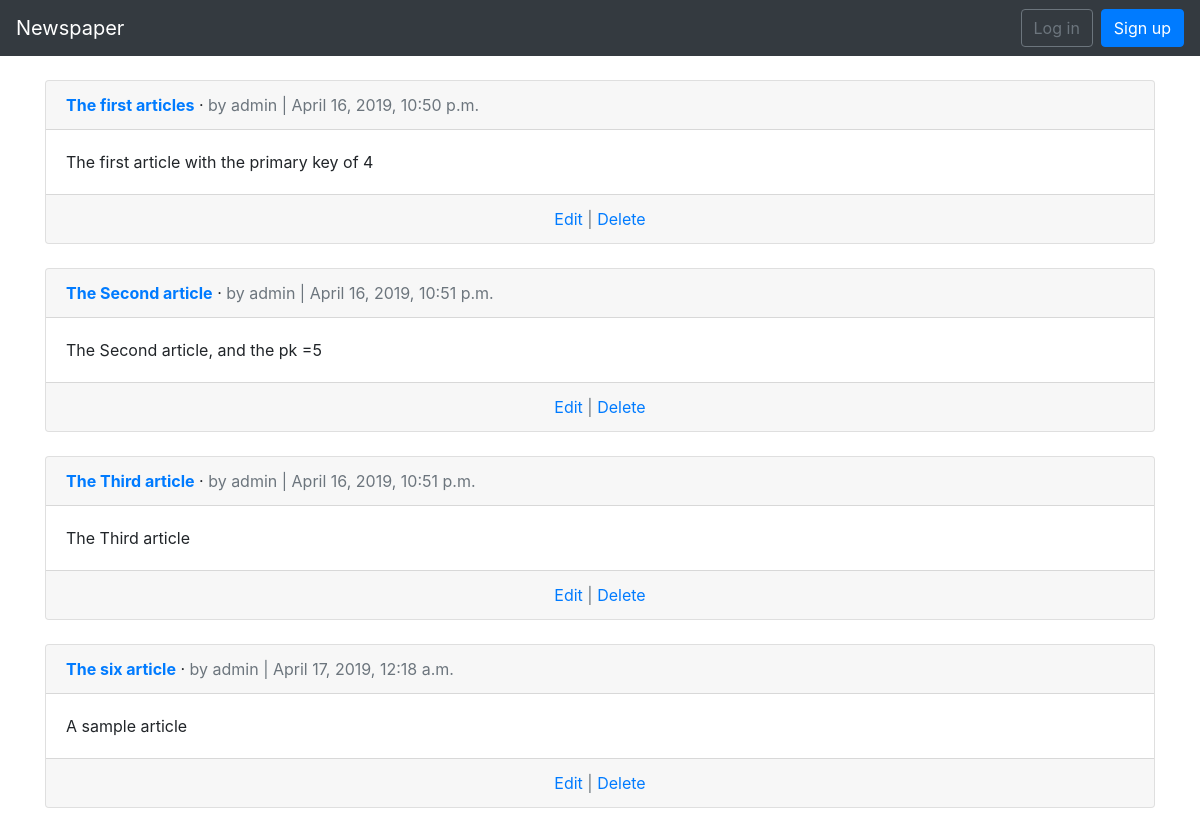
The app's page /articles/ with its own data.
### articles/models.py (models this page shows, shortened)
class Articles(models.Model):
    title = models.CharField(max_length=255)
    body = models.TextField()
    date = models.DateTimeField(auto_now_add=True)
    author = models.ForeignKey(
        settings.AUTH_USER_MODEL,
        on_delete=models.CASCADE,
    )

### users/models.py (models this page shows)
class CustomUser(AbstractUser):
    age = models.PositiveIntegerField(default=0)

### articles/views.py (the view)
# urls.py: path('', views.ArticleListView.as_view(), name ='article_list'),
class ArticleListView(ListView):
    model = models.Articles
    template_name = 'article_list.html'

### templates/article_list.html (shortened to what this page needs)
{% extends 'base.html' %}
{% block content %}
    {% for article in object_list %}
        <div class="card">
            <div class="card-header">
                <span class="font-weight-bold"><a href="{% url 'article_detail' article.pk %}">{{ article.title }}</a></span> &middot;
                <span class="text-muted">by {{ article.author }} | {{ article.date }}</article></span>
            </div>
            <div class="card-body">
                {{ article.body }}
            </div>
            <div class="card-footer text-center text-muted">
                <a href="{% url 'article_edit' article.pk %}">Edit</a> |
                <a href="{% url 'article_delete' article.pk %}">Delete</a>
            </div>
        </div>
    {% endfor %}
{% endblock %}

### templates/base.html (shortened to what this page needs)
{% load static %}
<!DOCTYPE html>
<html>
    <head>
        <link rel="stylesheet" href="{% static 'css/bootstrap.min.css' %}">
    </head>
    <body>
        <nav class="navbar navbar-expand-md navbar-dark bg-dark mb-4">
            <a class="navbar-brand" href="{% url 'home' %}">Newspaper</a>
            <div class="collapse navbar-collapse" id="navbarCollapse">
                {% if user.is_authenticated %}
                    <ul class="navbar-nav ml-auto">
                        <li class="nav-item">
                            <a class="nav-link dropdown-toggle" href="#" id="userMenu"
                        data-toggle="dropdown" aria-haspopup="true" aria-expanded="false">
                                {{ user.username }}
                            </a>
                            <div class="dropdown-menu dropdown-menu-right" aria-labelledby="userMenu">
                                <a class="dropdown-item" href="{% url 'password_change' %}">Change password</a>
                                <div class="dropdown-divider"></div>
                                <a class="dropdown-item" href="{% url 'logout' %}">Log out</a>
                            </div>
                        </li>
                    </ul>
                {% else %}
                    <form class="form-inline ml-auto">
                        <a href="{% url 'login' %}" class="btn btn-outline-secondary">Log in</a>
                        <a href="{% url 'signup' %}" class="btn btn-primary ml-2">Sign up</a>
                    </form>
                {% endif %}
            </div>
        </nav>
        <div class="container">
            {% block content %}
            {% endblock %}
        </div>
    </body>
</html>

### records on screen
Articles: title "The first articles", author "admin", date "April 16, 2019, 10:50 p.m.", body "The first article with the primary key of 4"
Articles: title "The Second article", author "admin", date "April 16, 2019, 10:51 p.m.", body "The Second article, and the pk =5"
Articles: title "The Third article", author "admin", date "April 16, 2019, 10:51 p.m.", body "The Third article"
Articles: title "The six article", author "admin", date "April 17, 2019, 12:18 a.m.", body "A sample article"
